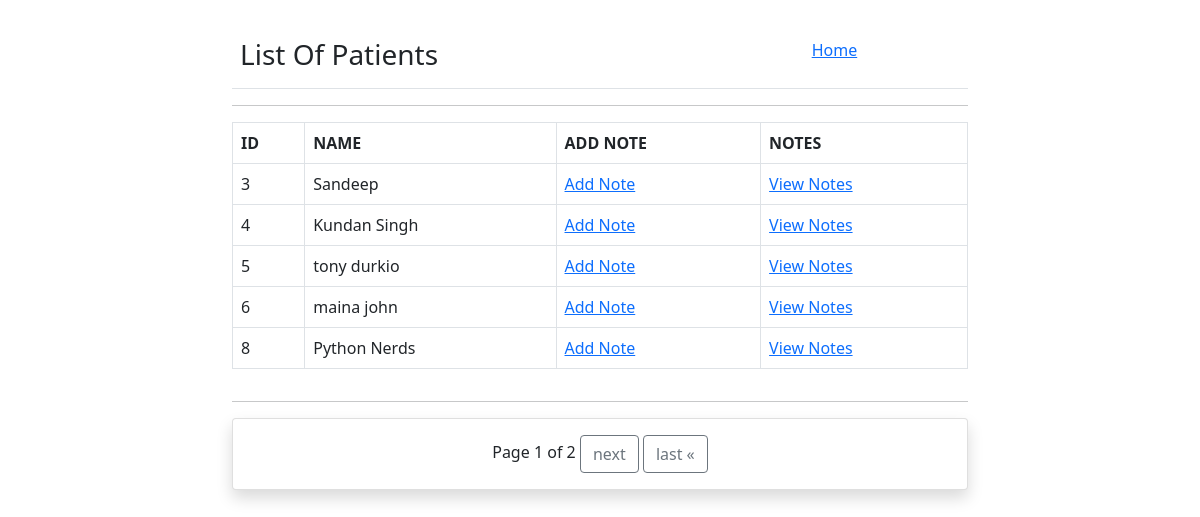
/hospitals/nurse/ (signed in), run on the app's committed database.
### hospitals/models.py (models this page shows, shortened)
class Patient(models.Model):
    name = models.CharField(max_length=50)
    gender = models.CharField(max_length=10)
    mobile = models.IntegerField(null=True)
    address = models.CharField(max_length=50)

### hospitals/views.py (the view)
# urls.py: path("nurse/", NurseView.as_view(), name="nurse-index"),
class NurseView(LoginRequiredMixin, ListView):
    model = Patient
    login_url = "/login_nurse"
    paginate_by = 5
    template_name = "hospitals/nurse/index.html"
    context_object_name = "patient_list"

### hospitals/templates/hospitals/nurse/index.html (shortened to what this page needs)
{% extends "hospitals/base/base.html" %}
{% block body %}
<main>
    <div class="container">
        <div class="row">
            <div class="col-sm-8 mx-auto">
                <table class="table">
                    <tr>
                        <td><h3>List Of Patients</h3></td>
                        <td><a href="{% url 'index' %}">Home</a></td>
                    </tr>
                </table>
                <hr>
                <div class="row">
                    <div class="col-sm-12">
                        {% include "hospitals/nurse/includes/table.html" with p_list=patient_list %}
                    </div>
                </div>
                <hr>
                <div class="row">
                    <div class="col-sm-12">
                        {% include "hospitals/nurse/includes/pagination_nav.html" with p_obj=page_obj %}
                    </div>
                </div>
            </div>
        </div>
    </div>
</main>
{% endblock %}

### hospitals/templates/hospitals/nurse/includes/table.html
<table class="table table-bordered">
    <thead>
        <tr>
            <th>ID</th>
            <th>NAME</th>
            <th>ADD NOTE</th>
            <th>NOTES</th>
        </tr>
    </thead>
    <tbody>
        {% for p in p_list %}
            <tr>
                <td>{{ p.id }}</td>
                <td>{{ p.name }}</td>
                <td><a href="{% url  'hospitals:add-note' p.id %}">Add Note</a></td>
                <td><a href="{% url 'hospitals:all-patient-notes' p.id %}">View Notes</a></td>
            </tr>
        {% endfor %}
    </tbody>
</table>

### hospitals/static/hospitals/css/style.css (style rules this page uses)
main { margin-top: 30px; }

### data on the page
Patient: id "3", name "Sandeep"
Patient: id "4", name "Kundan Singh"
Patient: id "5", name "tony durkio"
Patient: id "6", name "maina john"
Patient: id "8", name "Python Nerds"

### other printed values
{{ p_obj.number }} "1"
{{ p_obj.paginator.num_pages }} "2"
